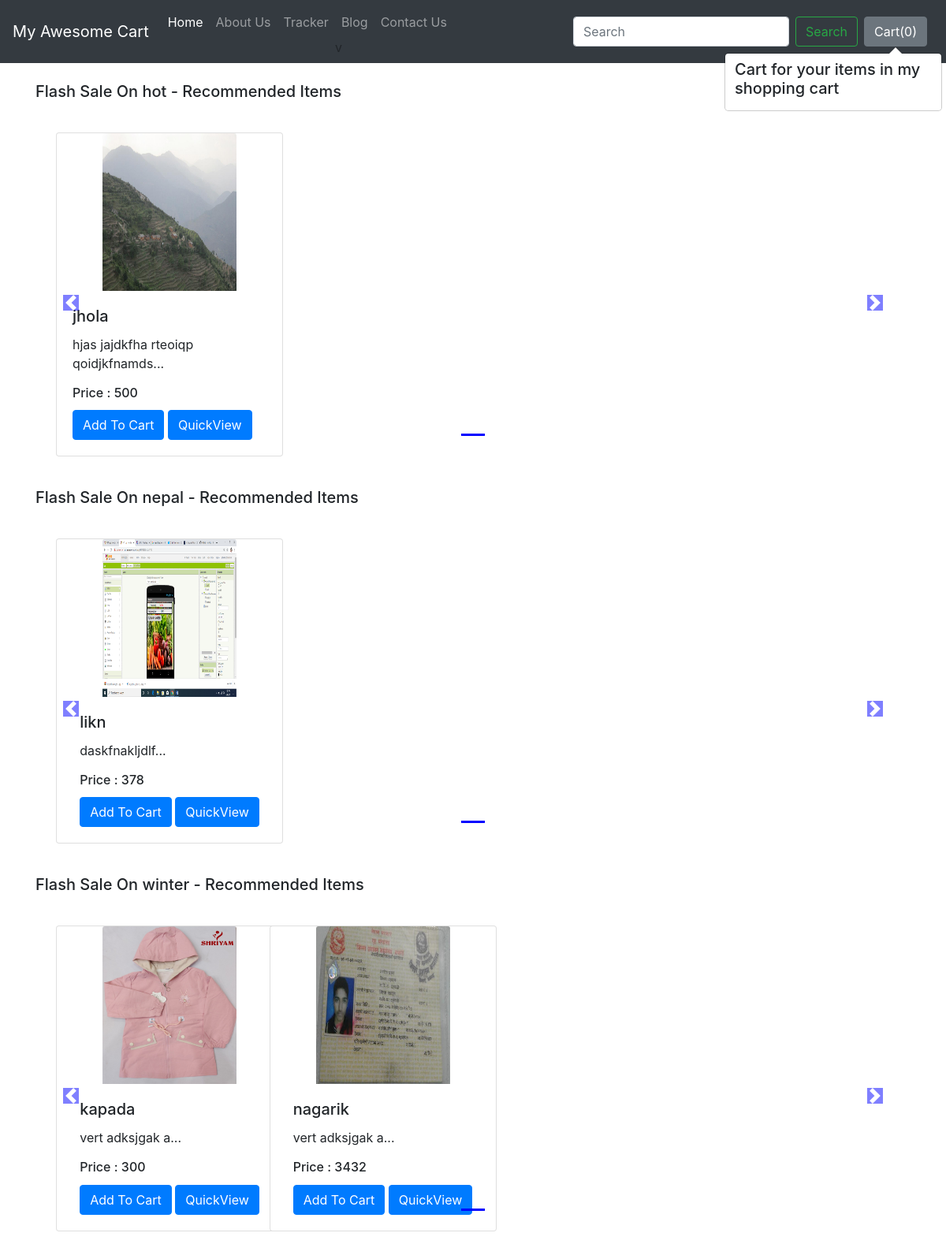
The app's page /shop/ with its own data.
### shop/models.py (models this page shows, shortened)
class Product(models.Model):
    product_id = models.AutoField
    product_name = models.CharField(max_length=50)
    category = models.CharField(max_length=50, default="")
    subcategory = models.CharField(max_length=50, default="")
    price = models.IntegerField(default=0)
    desc = models.CharField(max_length=300)
    image = models.ImageField(upload_to='shop/images', default="")

### shop/views.py (the view)
# urls.py: path("", views.index, name="ShopHome")
def index(request):
    allProds = []
    catprods = Product.objects.values('category', 'id')
    print(7)
    cats = {item['category'] for item in catprods}
    for cat in cats:
        prod = Product.objects.filter(category=cat)
        n = len(prod)
        nSlides = n // 4 + ceil((n / 4) - (n // 4))
        allProds.append([prod, range(1, nSlides), nSlides])
    params = {'allProds':allProds}
    return render(request, 'shop/index.html', params)

### shop/templates/shop/index.html (shortened to what this page needs)
{% extends 'shop/basic.html' %}
{% block body %}
{% load static %}
<div class="container">
    {% for product, range, nSlides in allProds %}
    <h5 class="my-4">Flash Sale On {{product.0.category}} - Recommended Items</h5>
    <div class="row">
        <div id="demo{{forloop.counter}}" class="col carousel slide my-3" data-ride="carousel">
            <ul class="carousel-indicators">
                <li data-target="#demo{{forloop.counter}}" data-slide-to="0" class="active"></li>
            </ul>
            <div class="container carousel-inner no-padding">
                <div class="carousel-item active">
                    {% for i in product %}
                    <div class="col-xs-3 col-sm-3 col-md-3">
                        <div class="card align-items-center" style="width: 18rem;">
                            <img src='/media/{{i.image}}' class="card-img-top" alt="...">
                            <div class="card-body">
                                <h5 class="card-title" id="namepr{{i.id}}">{{i.product_name}}</h5>
                                <p class="card-text">{{i.desc|slice:"0:53"}}...</p>
                                <h6 class="card-title" >Price : <span id="pricepr{{i.id}}">{{i.price}}</span></h6>
                                <span id="divpr{{i.id}}" class="divpr">
                                    <button id="pr{{i.id}}" class="btn btn-primary cart">Add To Cart</button>
                                </span>
                                <a href="/shop/products/{{i.id}}"><button id="qv{{i.id}}" class="btn btn-primary cart">QuickView</button></a>
                            </div>
                        </div>
                    </div>
                    {% endfor %}
                </div>
            </div>
        </div>
        <a class="carousel-control-prev" href="#demo{{forloop.counter}}" data-slide="prev">
            <span class="carousel-control-prev-icon"></span>
        </a>
        <a class="carousel-control-next" href="#demo{{forloop.counter}}" data-slide="next">
            <span class="carousel-control-next-icon"></span>
        </a>
    </div>
    {% endfor %}
</div>
{% endblock %}

### shop/templates/shop/basic.html (shortened to what this page needs)
<!doctype html>
<html lang="en">
  <head>
    <link rel="stylesheet" href="https://stackpath.bootstrapcdn.com/bootstrap/4.2.1/css/bootstrap.min.css">
  </head>
  <body>
    <nav class="navbar navbar-expand-lg navbar-dark bg-dark">
  <a class="navbar-brand" href="{%url 'ShopHome' %}">My Awesome Cart</a>
  <div class="collapse navbar-collapse" id="navbarSupportedContent">
    <ul class="navbar-nav mr-auto">
      <li class="nav-item active">
        <a class="nav-link" href="{%url 'ShopHome' %}">Home <span class="sr-only">(current)</span></a>
      </li>
      <li class="nav-item">
        <a class="nav-link" href="{%url 'AboutUs' %}">About Us</a>
      </li>
      <li class="nav-item">
        <a class="nav-link" href="/shop/tracker">Tracker</a>
      </li>
      <li class="nav-item">
        <a class="nav-link" href="/blog">Blog</a>v
      </li>
      <li class="nav-item">
        <a class="nav-link" href="/shop/contact">Contact Us</a>
      </li>
    </ul>
    <form class="form-inline my-2 my-lg-0">
      <input class="form-control mr-sm-2" type="search" placeholder="Search" aria-label="Search">
      <button class="btn btn-outline-success my-2 my-sm-0" type="submit">Search</button>
    </form>
    <button type="button" class="btn btn-secondary mx-2" id="popcart" data-container="body" data-toggle="popover" data-placement="bottom" data-html="true" data-content="Vivamus
sagittis lacus vel augue laoreet rutrum faucibus.">
  Cart(<span id="cart">0</span>)
</button>
  </div>
</nav>
  {% block body %} {% endblock %}
  </body>
</html>

### records on screen
Product: category "hot", image (picture), product_name "jhola", desc "hjas jajdkfha rteoiqp qoidjkfnamds", price "500"
Product: category "nepal", image (picture), product_name "likn", desc "daskfnakljdlf", price "378"
Product: category "winter", image (picture), product_name "kapada", desc "vert adksjgak a", price "300"
Product: image (picture), product_name "nagarik", desc "vert adksjgak a", price "3432"
